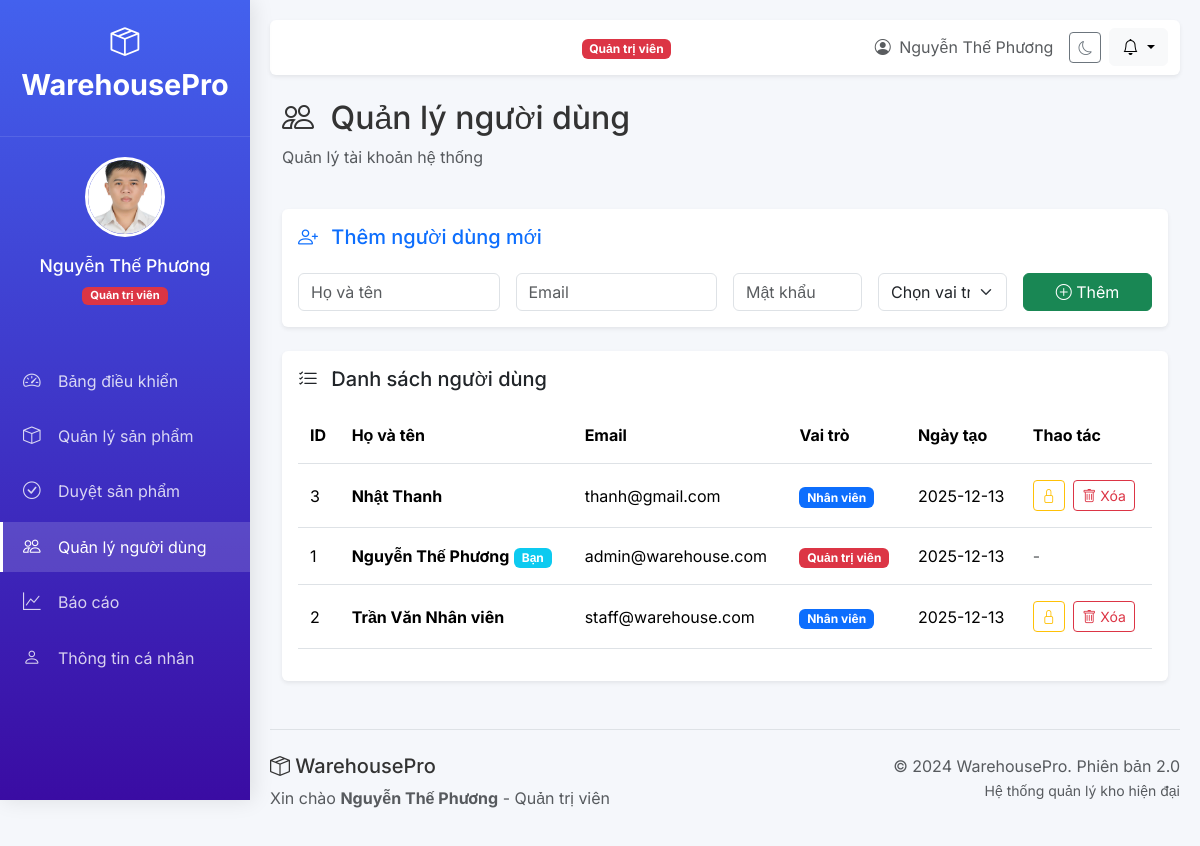
/admin/users (signed in), run on an earlier commit of the app's database.
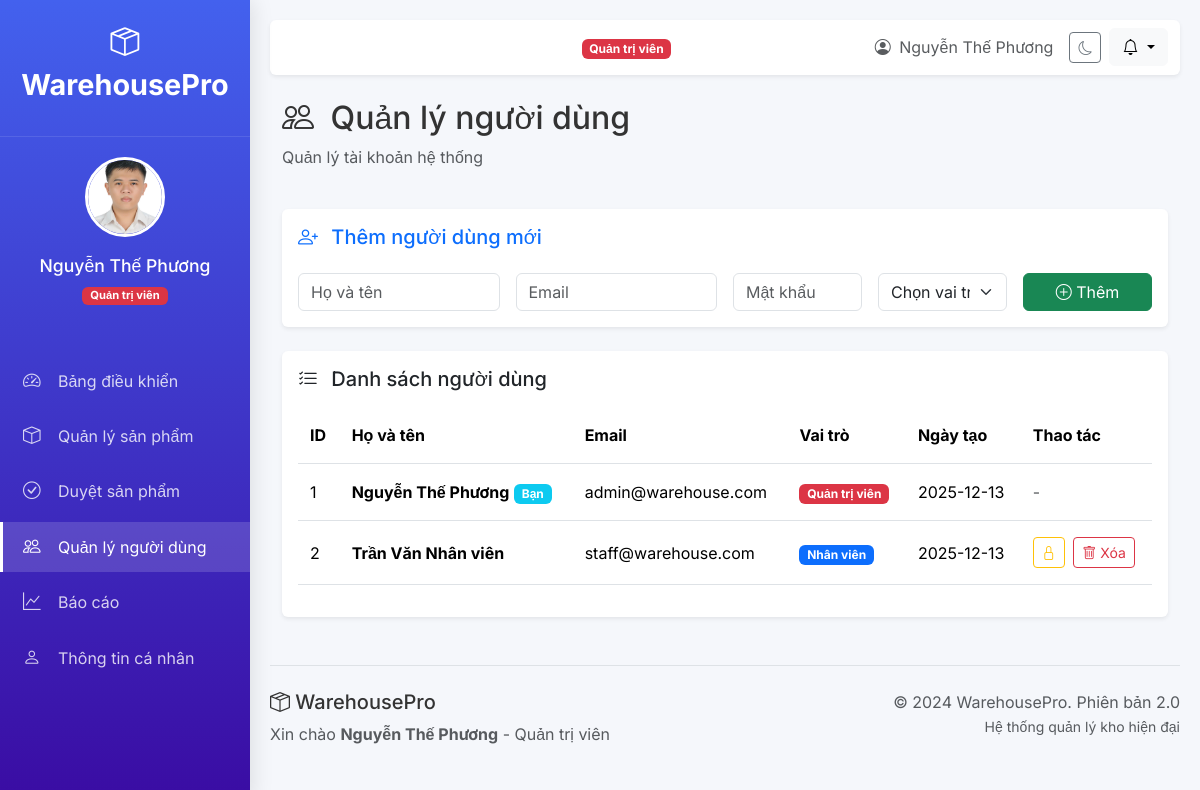
And on a later commit of the database.
### tables this page shows
CREATE TABLE users (
            id INTEGER PRIMARY KEY AUTOINCREMENT,
            email TEXT UNIQUE NOT NULL,
            password TEXT NOT NULL,
            full_name TEXT NOT NULL,
            role TEXT NOT NULL,
            avatar TEXT,
            phone TEXT,
            address TEXT,
            status TEXT DEFAULT 'active',
            created_at TIMESTAMP DEFAULT CURRENT_TIMESTAMP
        );

### main.py (the view)
@app.get("/admin/users", response_class=HTMLResponse)
async def admin_users(request: Request):
    user = get_current_user(request)
    if not user or user["role"] != "admin":
        return RedirectResponse("/login", status_code=302)
    conn = get_db_connection()
    cursor = conn.cursor()
    cursor.execute("SELECT * FROM users ORDER BY created_at DESC")
    users = [dict(row) for row in cursor.fetchall()]
    conn.close()
    return templates.TemplateResponse(
        "admin_users.html",
        {
            "request": request,
            "title": "Quản lý người dùng",
            "user": user,
            "users": users
        }
    )

### templates/admin_users.html (shortened to what this page needs)
{% extends "base.html" %}
{% block content %}
<div class="row mb-4">
    <div class="col-12">
        <h2><i class="bi bi-people me-2"></i> Quản lý người dùng</h2>
        <p class="text-muted">Quản lý tài khoản hệ thống</p>
    </div>
</div>
<div class="card mb-4 shadow-sm border-0">
    <div class="card-body">
        <h5 class="card-title mb-4 text-primary"><i class="bi bi-person-plus me-2"></i> Thêm người dùng mới</h5>
        <form method="post" action="/admin/users/add" class="row g-3">
            <div class="col-md-3">
                <input type="text" class="form-control" name="full_name" placeholder="Họ và tên" required>
            </div>
            <div class="col-md-3">
                <input type="email" class="form-control" name="email" placeholder="Email" required>
            </div>
            <div class="col-md-2">
                <input type="password" class="form-control" name="password" placeholder="Mật khẩu" required>
            </div>
            <div class="col-md-2">
                <select class="form-select" name="role" required>
                    <option value="">Chọn vai trò</option>
                </select>
            </div>
            <div class="col-md-2">
                <button type="submit" class="btn btn-success w-100">
                    <i class="bi bi-plus-circle"></i> Thêm
                </button>
            </div>
        </form>
    </div>
</div>
<div class="card shadow-sm border-0"><div class="card-body">
    <div class="table-header">
        <h5><i class="bi bi-list-check me-2"></i> Danh sách người dùng</h5>
    </div>
    <div class="table-responsive mt-3">
        <table class="table table-hover">
            <thead>
                <tr>
                    <th>ID</th>
                    <th>Họ và tên</th>
                    <th>Email</th>
                    <th>Vai trò</th>
                    <th>Ngày tạo</th>
                    <th>Thao tác</th>
                </tr>
            </thead>
            <tbody>
                {% for u in users %}
                <tr>
                    <td>{{ u.id }}</td>
                    <td>
                        <strong>{{ u.full_name }}</strong>
                        {% if u.id == user.id %}
                        <span class="badge bg-info">Bạn</span>
                        {% endif %}
                    </td>
                    <td>{{ u.email }}</td>
                    <td>
                        {% if u.role == 'admin' %}
                        <span class="badge bg-danger">Quản trị viên</span>
                        {% else %}
                        <span class="badge bg-primary">Nhân viên</span>
                        {% endif %}
                    </td>
                    <td>{{ u.created_at[:10] }}</td>
                    <td>
                        {% if u.id != user.id %}
                        <a href="/admin/users/{{ u.id }}/toggle-status" class="btn btn-sm {% if u.status == 'active' %}btn-outline-warning{% else %}btn-outline-success{% endif %} me-1" title="Khóa/Mở khóa">
                            {% if u.status == 'active' %}
                            <i class="bi bi-lock"></i>
                            {% else %}
                            <i class="bi bi-unlock"></i>
                            {% endif %}
                        </a>
                        <a href="/admin/users/{{ u.id }}/delete" class="btn btn-sm btn-outline-danger btn-delete">
                            <i class="bi bi-trash"></i> Xóa
                        </a>
                        {% else %}
                        <span class="text-muted">-</span>
                        {% endif %}
                    </td>
                </tr>
                {% endfor %}
            </tbody>
        </table>
    </div>
</div></div>
{% endblock %}

### templates/base.html (shortened to what the changed rows need)
<!DOCTYPE html>
<html lang="vi" data-bs-theme="light">
<head>
    <link href="https://cdn.jsdelivr.net/npm/bootstrap@5.3.3/dist/css/bootstrap.min.css" rel="stylesheet">
    <link rel="stylesheet" href="https://cdn.jsdelivr.net/npm/bootstrap-icons@1.11.1/font/bootstrap-icons.css">
</head>
<body>
    <div class="sidebar">
        {% if user %}
        <div class="user-profile">
            <img src="{{ user.get('avatar', '/static/img/avatars/default.png') }}" class="avatar"
                alt="{{ user.full_name }}">
            <div class="user-info mt-2">
                <h5>{{ user.full_name }}</h5>
                <span class="badge {% if user.role == 'admin' %}bg-danger{% else %}bg-primary{% endif %}">
                    {{ 'Quản trị viên' if user.role == 'admin' else 'Nhân viên' }}
                </span>
            </div>
        </div>
        {% endif %}
    </div>
    <div class="main-content">
        <nav class="navbar navbar-expand-lg navbar-light bg-white shadow-sm rounded mb-4">
            <div class="container-fluid">
                <div class="d-flex align-items-center">
                    <div class="ms-3">
                        <span
                            class="badge {% if user and user.role == 'admin' %}bg-danger{% else %}bg-primary{% endif %}">
                            {{ 'Quản trị viên' if user and user.role == 'admin' else 'Nhân viên' }}
                        </span>
                    </div>
                </div>
                <div class="d-flex align-items-center">
                    <span class="text-muted me-3 d-none d-md-block">
                        <i class="bi bi-person-circle me-1"></i>
                        {{ user.full_name if user else '' }}
                    </span>
                    <button class="btn btn-outline-secondary btn-sm me-2" onclick="toggleDarkMode()">
                        <i class="bi bi-moon"></i>
                    </button>
                    <div class="dropdown">
                        <button class="btn btn-light dropdown-toggle" type="button" data-bs-toggle="dropdown">
                        </button>
                    </div>
                </div>
            </div>
        </nav>
        <div class="container-fluid">
            {% block content %}{% endblock %}
        </div>
        <footer class="mt-5 pt-4 border-top">
            <div class="row">
                <div class="col-md-6">
                    <h5><i class="bi bi-box-seam"></i> WarehousePro</h5>
                    <p class="text-muted">
                        {% if user %}
                        Xin chào <strong>{{ user.full_name }}</strong> -
                        {{ 'Quản trị viên' if user.role == 'admin' else 'Nhân viên' }}
                        {% else %}
                        Hệ thống quản lý kho hàng thông minh & chuyên nghiệp
                        {% endif %}
                    </p>
                </div>
            </div>
        </footer>
    </div>
</body>
</html>

What changed in the data, as far as the page shows it:
removed users: id "3", full_name "Nhật Thanh", email "thanh@gmail.com", role "Nhân viên", created_at "2025-12-13", status "active" (drawn)
